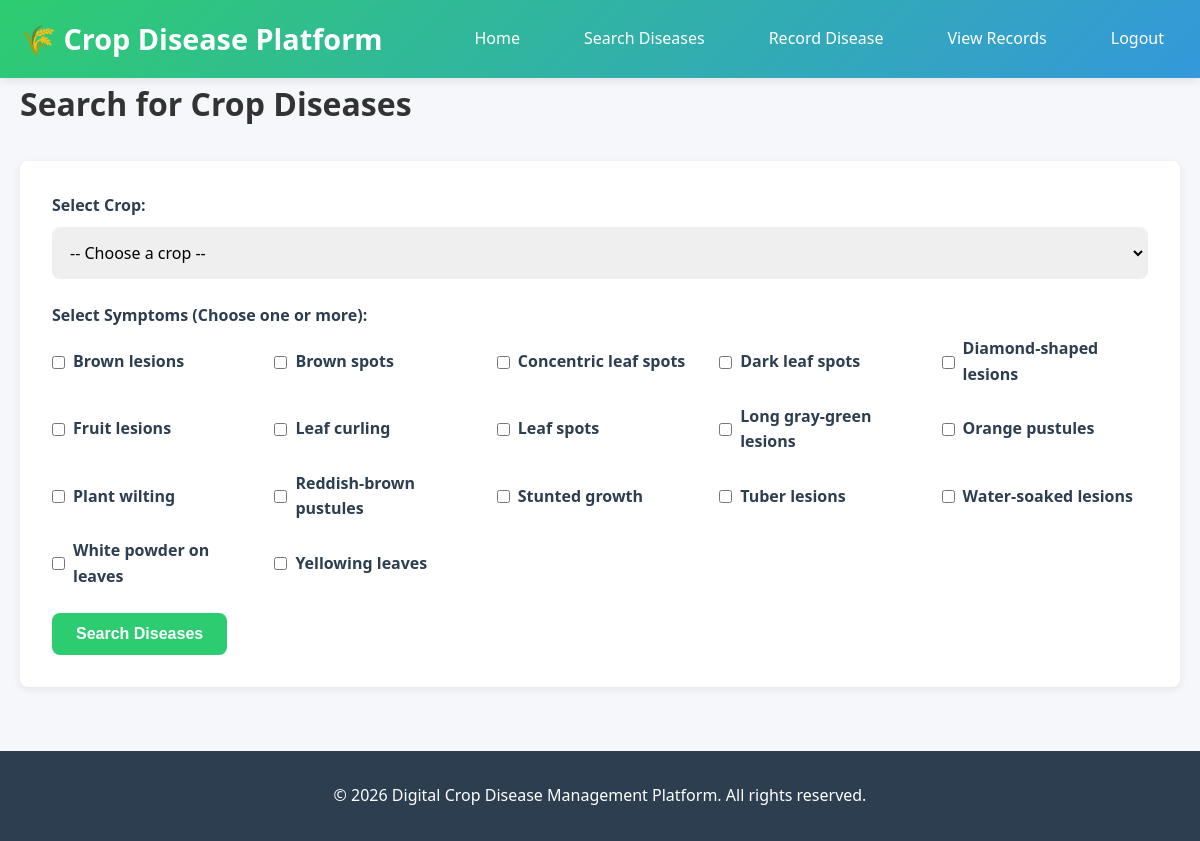
The page /search (signed in) on the database its author committed.
### tables this page shows
CREATE TABLE symptoms (
        id INTEGER PRIMARY KEY AUTOINCREMENT,
        name TEXT UNIQUE
    );

### app.py (the view, shortened to what this page needs)
@app.route("/search", methods=["GET", "POST"])
def search():
    conn = get_db()
    crops = conn.execute("""
        SELECT id, name
        FROM crops
        ORDER BY name
    """).fetchall()
    symptoms = conn.execute("""
        SELECT id, name
        FROM symptoms
        ORDER BY name
    """).fetchall()
    diseases = []
    search_performed = False
    conn.close()
    return render_template(
        "search.html",
        crops=crops,
        symptoms=symptoms,
        diseases=diseases,
        search_performed=search_performed
    )

### app.py (called while the page is built)
def get_db():
    conn = sqlite3.connect(app.config["DATABASE"])
    conn.row_factory = sqlite3.Row
    return conn

@app.before_request
def auth():
    if request.endpoint not in ["login", "register", "static"] and "user_id" not in session:
        return redirect(url_for("login"))

### templates/search.html (shortened to what this page needs)
{% extends "base.html" %}
{% block content %}
<div class="search-container">
    <h1>Search for Crop Diseases</h1>
    <form method="POST" class="search-form">
        <div class="form-group">
            <label for="crop_id">Select Crop:</label>
            <select id="crop_id" name="crop_id" required>
                <option value="">-- Choose a crop --</option>
            </select>
        </div>
        <div class="form-group">
            <label>Select Symptoms (Choose one or more):</label>
            <div class="symptoms-list">
                {% for symptom_id, symptom_name in symptoms %}
                <div class="checkbox-item">
                    <input type="checkbox" id="symptom_{{ symptom_id }}"
                           name="symptoms" value="{{ symptom_id }}">
                    <label for="symptom_{{ symptom_id }}">{{ symptom_name }}</label>
                </div>
                {% endfor %}
            </div>
        </div>
        <button type="submit" class="btn btn-primary">Search Diseases</button>
    </form>
</div>
{% endblock %}

### static/css/style.css (style rules this page uses)
* { margin: 0; padding: 0; box-sizing: border-box; }
:root { --primary-color: #2ecc71; --secondary-color: #3498db; --danger-color: #e74c3c; --warning-color: #f39c12; --dark-color: #2c3e50; --light-color: #ecf0f1; --border-radius: 8px; --transition: all 0.3s ease; }
body { font-family: 'Segoe UI', Tahoma, Geneva, Verdana, sans-serif; line-height: 1.6; color: #333; background-color: #f5f7fa; }
.btn { display: inline-block; padding: 0.75rem 1.5rem; border-radius: var(--border-radius); text-decoration: none; font-weight: 600; transition: var(--transition); cursor: pointer; border: none; font-size: 1rem; }
.btn-primary { background-color: var(--primary-color); color: white; }
.form-group { margin-bottom: 1.5rem; }
.form-group label { display: block; margin-bottom: 0.5rem; font-weight: 600; color: var(--dark-color); }
input[type="text"], input[type="email"], input[type="number"], input[type="date"], select, textarea { width: 100%; padding: 0.75rem; border: 2px solid var(--light-color); border-radius: var(--border-radius); font-size: 1rem; transition: var(--transition); font-family: inherit; }
.search-form { background: white; padding: 2rem; border-radius: var(--border-radius); box-shadow: 0 2px 10px rgba(0, 0, 0, 0.08); margin: 2rem 0; }
.symptoms-list { display: grid; grid-template-columns: repeat(auto-fit, minmax(200px, 1fr)); gap: 1rem; }
.checkbox-item { display: flex; align-items: center; gap: 0.5rem; }
.checkbox-item input[type="checkbox"] { width: auto; cursor: pointer; }
.checkbox-item label { margin-bottom: 0; cursor: pointer; user-select: none; }

### rows shown on the page
symptoms: name "Brown lesions"
symptoms: name "Brown spots"
symptoms: name "Concentric leaf spots"
symptoms: name "Dark leaf spots"
symptoms: name "Diamond-shaped lesions"
symptoms: name "Fruit lesions"
symptoms: name "Leaf curling"
symptoms: name "Leaf spots"
symptoms: name "Long gray-green lesions"
symptoms: name "Orange pustules"
symptoms: name "Plant wilting"
symptoms: name "Reddish-brown pustules"
symptoms: name "Stunted growth"
symptoms: name "Tuber lesions"
symptoms: name "Water-soaked lesions"
symptoms: name "White powder on leaves"
symptoms: name "Yellowing leaves"
